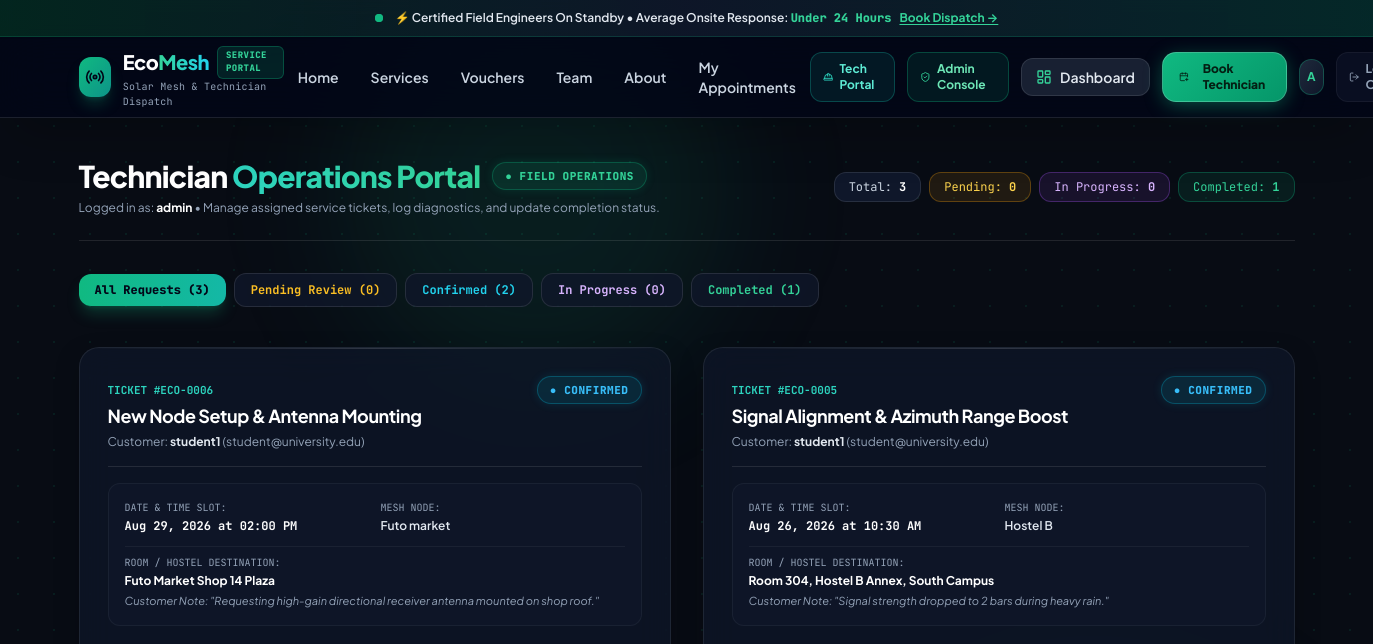
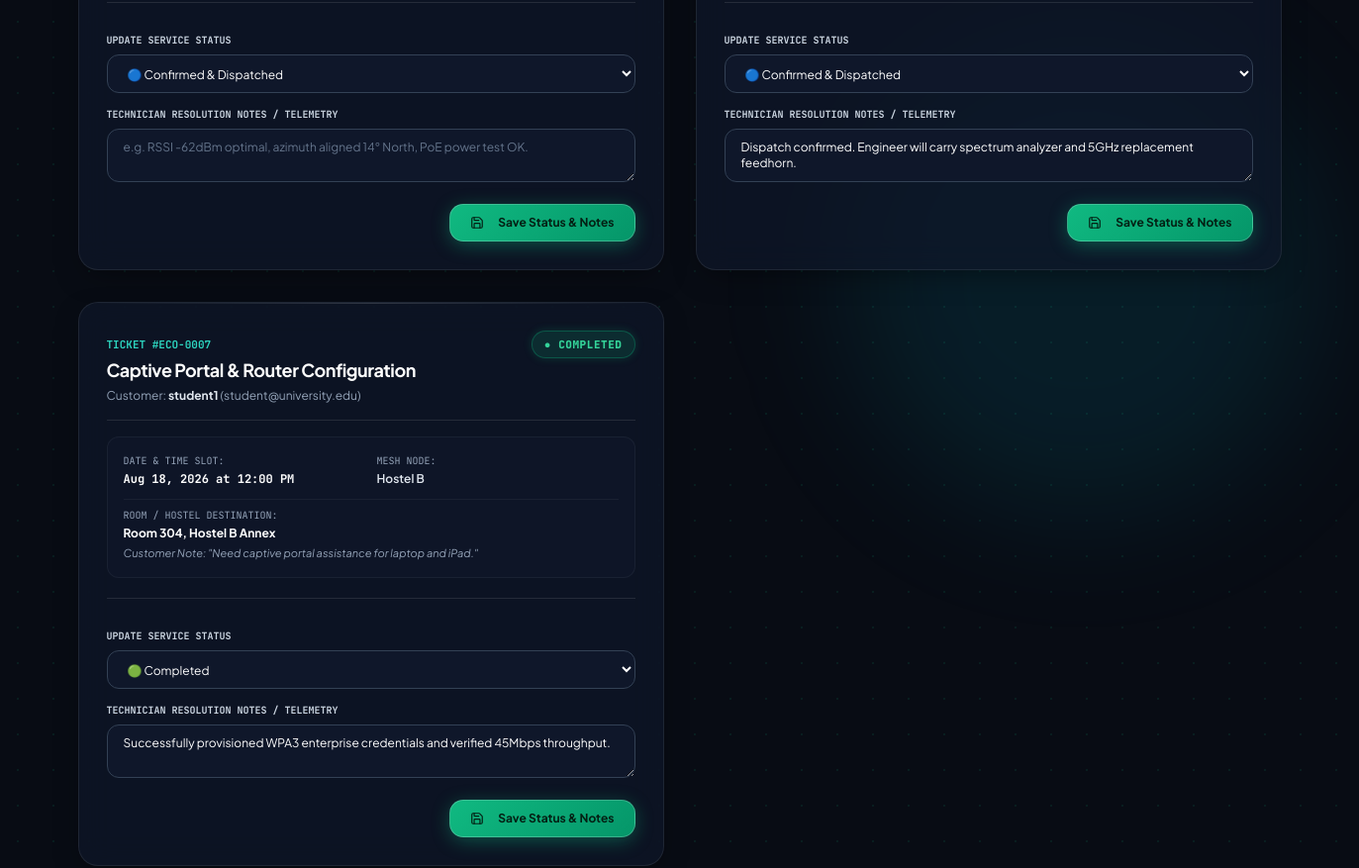
Page /technician/portal/ (signed in, upper part) on the earlier database version (2 pictures, top to bottom).
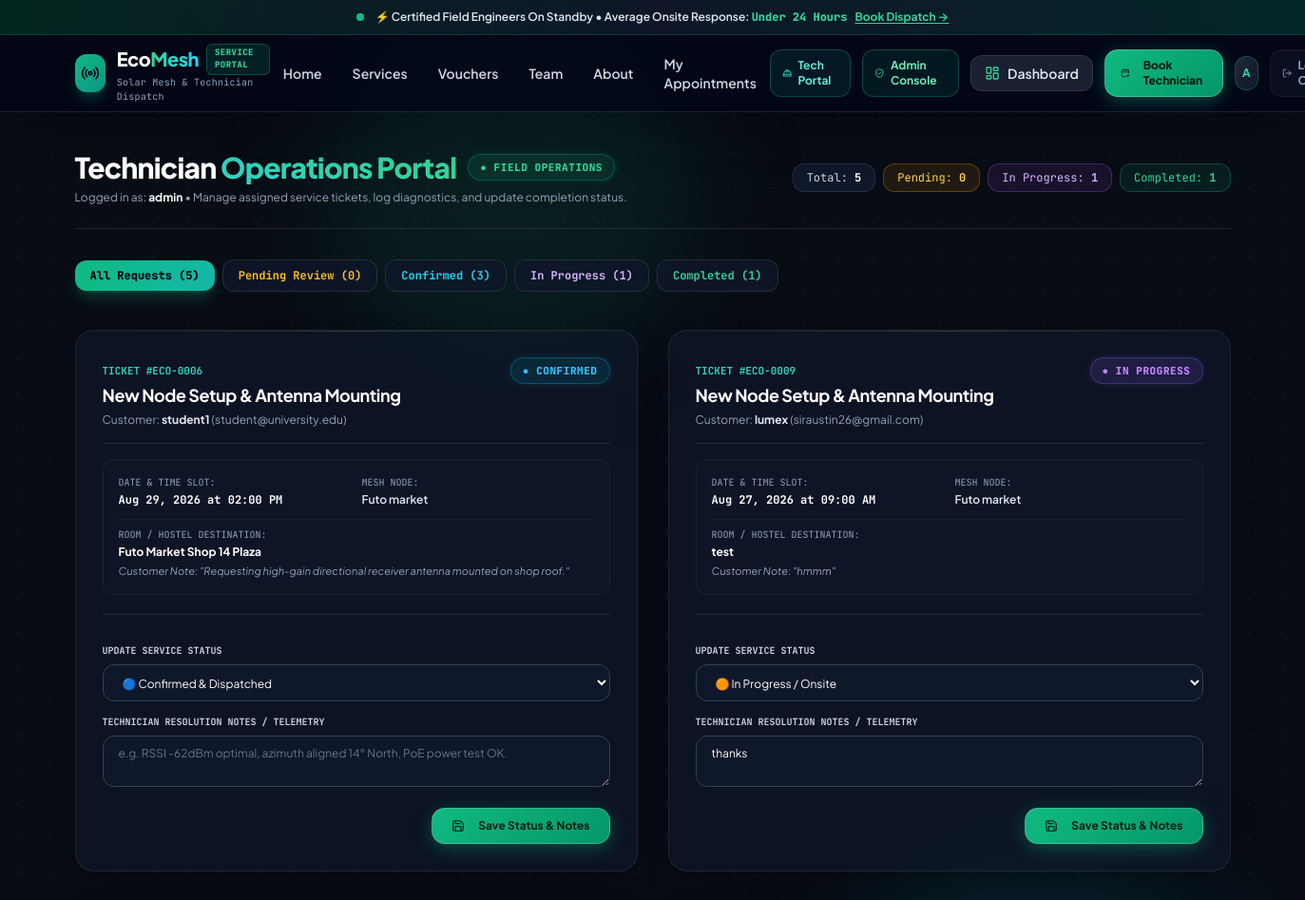
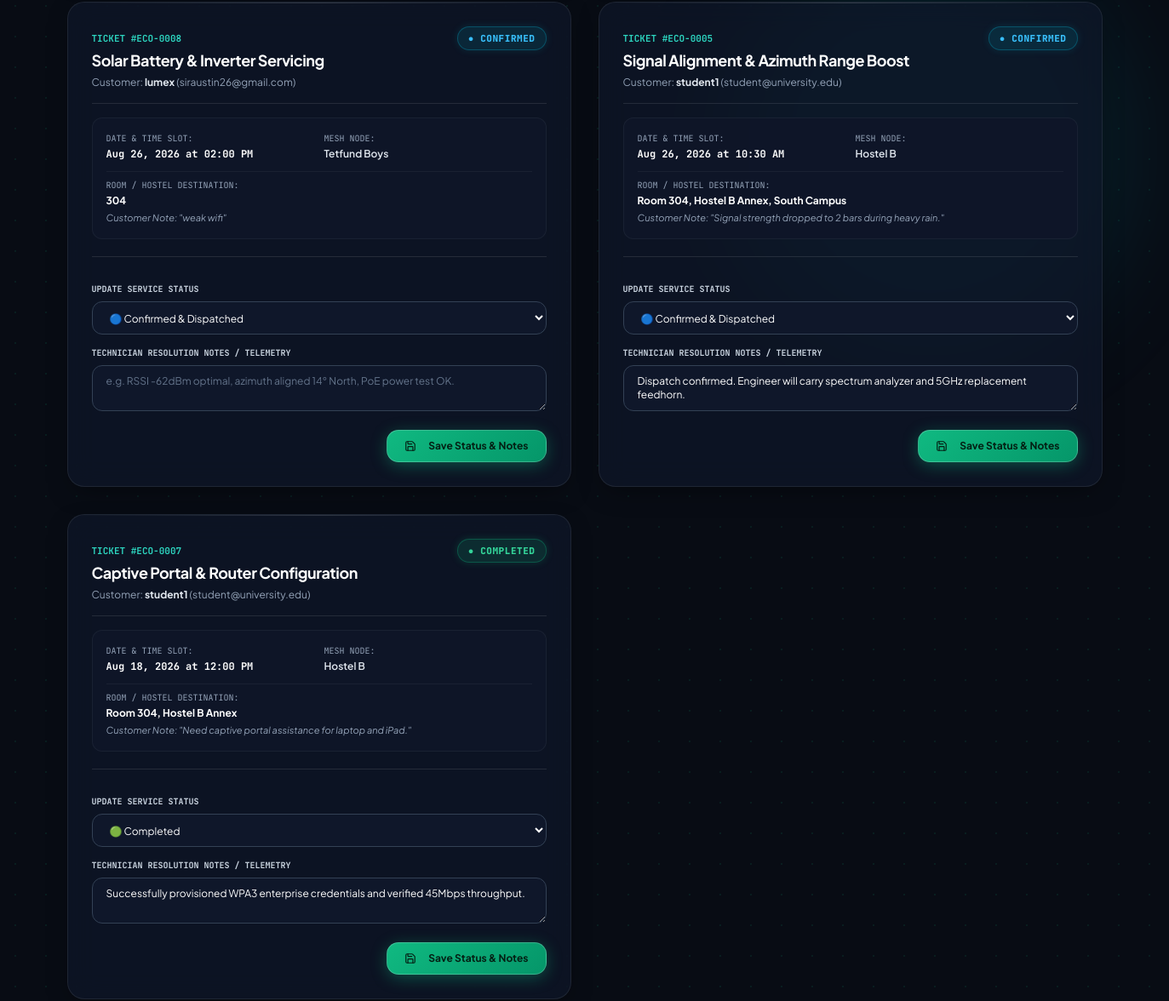
Same page on the later database version (2 pictures, top to bottom).
### core/models.py (models this page shows, shortened)
class ServiceSchedule(models.Model):
    SERVICE_TYPES = [
        ('INSTALL', 'New Node Setup / Antenna Mounting'),
        ('REALIGN', 'Signal Alignment / Range Boost'),
        ('SOLAR_REPAIR', 'Solar / Battery Diagnostics'),
        ('EMERGENCY', 'Emergency Offline Repair'),
        ('ROUTER_CONFIG', 'Captive Portal / Router Configuration'),
        ('REPAIR', 'General Hardware Servicing'),
    ]
    STATUS_CHOICES = [
        ('PENDING', 'Pending Review'),
        ('CONFIRMED', 'Confirmed & Dispatched'),
        ('IN_PROGRESS', 'In Progress / Onsite'),
        ('COMPLETED', 'Completed'),
        ('CANCELLED', 'Cancelled'),
    ]
    user = models.ForeignKey(User, on_delete=models.CASCADE, related_name="schedules")
    node = models.ForeignKey(MeshNode, null=True, blank=True, on_delete=models.SET_NULL, related_name="service_schedules", help_text="Associated or nearest mesh node")
    service_type = models.CharField(max_length=30, choices=SERVICE_TYPES, default='INSTALL')
    service_type_ref = models.ForeignKey(ServiceType, null=True, blank=True, on_delete=models.SET_NULL, related_name="schedules", help_text="Optional linked dynamic service category")
    technician = models.ForeignKey(User, null=True, blank=True, on_delete=models.SET_NULL, related_name="assigned_schedules", help_text="Assigned certified field technician")
    address = models.CharField(max_length=255, help_text="Hostel, room number, or street address")
    scheduled_date = models.DateField()
    scheduled_time = models.TimeField()
    status = models.CharField(max_length=20, choices=STATUS_CHOICES, default='PENDING')
    notes = models.TextField(blank=True, help_text="Specific instructions or issue description from the student/customer")
    technician_notes = models.TextField(blank=True, help_text="Findings, diagnostics, or resolution remarks left by the technician")
    created_at = models.DateTimeField(auto_now_add=True)
    updated_at = models.DateTimeField(auto_now=True)
    class Meta:
        ordering = ['-scheduled_date', '-scheduled_time']
        verbose_name = "Service Schedule"
        verbose_name_plural = "Service Schedules"
    @property
    def ticket_number(self):
        return f"ECO-{self.id:04d}"
    def get_service_name(self):
        if self.service_type_ref:
            return self.service_type_ref.name
        return self.get_service_type_display()

class ServiceType(models.Model):
    name = models.CharField(max_length=120, help_text="Service title (e.g. New Node Setup & Antenna Mounting)")
    code = models.CharField(max_length=30, unique=True, help_text="Unique slug code (e.g. INSTALL, REALIGN)")
    description = models.TextField(help_text="Detailed description of what this service covers")
    estimated_duration_minutes = models.PositiveIntegerField(default=60, help_text="Estimated time in minutes")
    price = models.CharField(max_length=50, default="Free for Campus Students", help_text="Cost or billing terms")
    icon_name = models.CharField(max_length=50, default="wrench", help_text="Lucide icon identifier (wrench, radio, sun, zap, activity, wifi)")
    badge_color = models.CharField(max_length=30, default="emerald", help_text="Tailwind accent color (emerald, teal, cyan, amber, purple)")
    is_active = models.BooleanField(default=True)
    class Meta:
        ordering = ['name']
        verbose_name = "Service Type"
        verbose_name_plural = "Service Types"

class MeshNode(models.Model):
    STATUS_CHOICES = [
        ('ACTIVE', 'Operational'),
        ('MAINTENANCE', 'Scheduled Maintenance'),
        ('OFFLINE', 'Downtime'),
    ]
    SIGNAL_CHOICES = [
        ('Optimal', 'Optimal (5.8 GHz - 900 Mbps)'),
        ('Good', 'Good (5.8 GHz - 650 Mbps)'),
        ('Fair', 'Fair (2.4 GHz - 300 Mbps)'),
        ('Weak', 'Weak (Mesh Edge - 100 Mbps)'),
    ]
    name = models.CharField(max_length=100, unique=True, help_text="Unique Node Identifier (e.g., Hostel Block C - Alpha)")
    location_area = models.CharField(max_length=150, help_text="Geographical or campus zone (e.g., Campus South Gate)")
    battery_level = models.PositiveIntegerField(default=100, help_text="Solar LiFePO4 battery charge percentage (0-100%)")
    status = models.CharField(max_length=20, choices=STATUS_CHOICES, default='ACTIVE')
    signal_quality = models.CharField(max_length=50, choices=SIGNAL_CHOICES, default='Optimal')
    uptime_percentage = models.FloatField(default=99.8, help_text="Historical 30-day uptime SLA percentage")
    next_maintenance_date = models.DateTimeField(null=True, blank=True, help_text="Next scheduled maintenance or battery servicing window")
    maintenance_note = models.CharField(max_length=255, blank=True, help_text="Brief engineer note regarding upcoming or current maintenance")
    class Meta:
        ordering = ['-status', 'name']
        verbose_name = "Mesh Node"
        verbose_name_plural = "Mesh Nodes"

### core/views.py (the view)
# urls.py: path('technician/portal/', views.technician_portal_view, name='technician_portal'),
@login_required
def technician_portal_view(request):
    is_tech = hasattr(request.user, 'technician_profile') or request.user.is_staff or request.user.is_superuser
    if not is_tech:
        messages.warning(request, "Access restricted. You need technician credentials to view the Technician Portal.")
        return redirect('dashboard')
    if request.user.is_superuser or request.user.is_staff:
        dispatches = ServiceSchedule.objects.all().order_by('-scheduled_date', '-scheduled_time')
    else:
        dispatches = ServiceSchedule.objects.filter(technician=request.user).order_by('-scheduled_date', '-scheduled_time')
    today = timezone.localdate()
    todays_dispatches = dispatches.filter(scheduled_date=today)
    upcoming_dispatches = dispatches.filter(scheduled_date__gt=today)
    status_filter = request.GET.get('status', 'ALL')
    if status_filter != 'ALL':
        filtered_dispatches = dispatches.filter(status=status_filter)
    else:
        filtered_dispatches = dispatches
    context = {
        'dispatches': filtered_dispatches,
        'todays_dispatches': todays_dispatches,
        'upcoming_dispatches': upcoming_dispatches,
        'total_count': dispatches.count(),
        'pending_count': dispatches.filter(status='PENDING').count(),
        'confirmed_count': dispatches.filter(status='CONFIRMED').count(),
        'in_progress_count': dispatches.filter(status='IN_PROGRESS').count(),
        'completed_count': dispatches.filter(status='COMPLETED').count(),
        'current_filter': status_filter,
    }
    return render(request, 'technician_portal.html', context)

### templates/technician_portal.html (shortened to what the changed rows need)
{% extends 'base.html' %}
{% block content %}
<div class="max-w-7xl mx-auto px-4 sm:px-6 lg:px-8 py-10 space-y-8">
  <div class="flex flex-col md:flex-row md:items-center justify-between gap-4 pb-6 border-b border-white/10" data-aos="fade-down">
    <div class="space-y-1.5">
      <div class="flex items-center space-x-3">
        <h1 class="text-2xl sm:text-3xl font-black text-white">
          Technician <span class="text-transparent bg-clip-text bg-gradient-to-r from-teal-400 to-emerald-400">Operations Portal</span>
        </h1>
      </div>
    </div>
    <div class="flex flex-wrap items-center gap-2 text-xs font-mono">
      <span class="px-3.5 py-1.5 rounded-xl bg-slate-900 border border-white/10 text-slate-300">
        Total: <strong class="text-white font-bold">{{ total_count }}</strong>
      </span>
      <span class="px-3.5 py-1.5 rounded-xl bg-purple-500/10 border border-purple-500/30 text-purple-300">
        In Progress: <strong class="font-bold">{{ in_progress_count }}</strong>
      </span>
    </div>
  </div>
  <div class="flex flex-wrap items-center gap-2 pb-2 text-xs font-bold font-mono" data-aos="fade-up">
    <a href="?status=ALL" class="px-4 py-2 rounded-xl transition {% if current_filter == 'ALL' %}bg-gradient-to-r from-emerald-500 to-teal-500 text-slate-950 font-black shadow-lg shadow-emerald-500/25{% else %}bg-slate-900/80 text-slate-300 hover:text-white border border-white/10{% endif %}">
      All Requests ({{ total_count }})
    </a>
    <a href="?status=PENDING" class="px-4 py-2 rounded-xl transition {% if current_filter == 'PENDING' %}bg-amber-400 text-slate-950 font-black shadow-lg shadow-amber-500/25{% else %}bg-slate-900/80 text-amber-400 hover:text-amber-300 border border-white/10{% endif %}">
      Pending Review ({{ pending_count }})
    </a>
    <a href="?status=CONFIRMED" class="px-4 py-2 rounded-xl transition {% if current_filter == 'CONFIRMED' %}bg-cyan-400 text-slate-950 font-black shadow-lg shadow-cyan-500/25{% else %}bg-slate-900/80 text-cyan-400 hover:text-cyan-300 border border-white/10{% endif %}">
      Confirmed ({{ confirmed_count }})
    </a>
    <a href="?status=IN_PROGRESS" class="px-4 py-2 rounded-xl transition {% if current_filter == 'IN_PROGRESS' %}bg-purple-500 text-white font-black shadow-lg shadow-purple-500/25{% else %}bg-slate-900/80 text-purple-300 hover:text-purple-200 border border-white/10{% endif %}">
      In Progress ({{ in_progress_count }})
    </a>
    <a href="?status=COMPLETED" class="px-4 py-2 rounded-xl transition {% if current_filter == 'COMPLETED' %}bg-emerald-400 text-slate-950 font-black shadow-lg shadow-emerald-500/25{% else %}bg-slate-900/80 text-emerald-400 hover:text-emerald-300 border border-white/10{% endif %}">
      Completed ({{ completed_count }})
    </a>
  </div>
  {% if dispatches %}
    <div class="grid grid-cols-1 lg:grid-cols-2 gap-8" data-aos="fade-up">
      {% for dispatch in dispatches %}
        <div class="cyber-card p-7 space-y-5 flex flex-col justify-between">
          <div class="space-y-4">
            <div class="flex items-start justify-between pb-4 border-b border-white/10">
              <div>
                <span class="text-[11px] font-bold font-mono text-teal-400">TICKET #{{ dispatch.ticket_number }}</span>
                <h3 class="text-lg font-bold text-white mt-0.5">{{ dispatch.get_service_name }}</h3>
                <p class="text-xs text-slate-400 mt-1">
                  Customer: <strong class="text-slate-200">{{ dispatch.user.username }}</strong> ({{ dispatch.user.email|default:"Student" }})
                </p>
              </div>
              {% if dispatch.status == 'PENDING' %}
                <span class="badge-status badge-pending">
                  ● PENDING
                </span>
              {% elif dispatch.status == 'CONFIRMED' %}
                <span class="badge-status badge-confirmed">
                  ● CONFIRMED
                </span>
              {% elif dispatch.status == 'IN_PROGRESS' %}
                <span class="badge-status badge-progress">
                  ● IN PROGRESS
                </span>
              {% elif dispatch.status == 'COMPLETED' %}
                <span class="badge-status badge-completed">
                  ● COMPLETED
                </span>
              {% else %}
                <span class="badge-status badge-cancelled">
                  ● CANCELLED
                </span>
              {% endif %}
            </div>
            <div class="grid grid-cols-2 gap-3 text-xs bg-slate-900/90 p-4 rounded-xl border border-white/5">
              <div>
                <span class="text-slate-400 block text-[10px] uppercase font-mono">Date & Time Slot:</span>
                <span class="font-bold text-white font-mono mt-0.5 block">{{ dispatch.scheduled_date|date:"M d, Y" }} at {{ dispatch.scheduled_time|time:"h:i A" }}</span>
              </div>
              <div>
                <span class="text-slate-400 block text-[10px] uppercase font-mono">Mesh Node:</span>
                <span class="text-slate-200 font-semibold mt-0.5 block">{{ dispatch.node.name|default:"General Area" }}</span>
              </div>
              <div class="col-span-2 pt-2 border-t border-white/5">
                <span class="text-slate-400 block text-[10px] uppercase font-mono">Room / Hostel Destination:</span>
                <span class="font-bold text-white mt-0.5 block">{{ dispatch.address }}</span>
                {% if dispatch.notes %}
                  <p class="text-[11px] text-slate-400 mt-1 italic">Customer Note: "{{ dispatch.notes }}"</p>
                {% endif %}
              </div>
            </div>
          </div>
          <form method="POST" action="{% url 'technician_update_status' dispatch.id %}" class="space-y-3.5 pt-4 border-t border-white/10">
            <div class="space-y-1.5 text-xs">
              <label class="block font-bold text-slate-300 font-mono uppercase text-[10px]">Update Service Status</label>
              <select name="status" class="w-full px-4 py-2.5 bg-slate-900 border border-slate-700 rounded-xl text-white text-xs focus:ring-2 focus:ring-teal-500 focus:border-teal-500">
                <option value="CONFIRMED" {% if dispatch.status == 'CONFIRMED' %}selected{% endif %}>🔵 Confirmed & Dispatched</option>
                <option value="IN_PROGRESS" {% if dispatch.status == 'IN_PROGRESS' %}selected{% endif %}>🟠 In Progress / Onsite</option>
                <option value="COMPLETED" {% if dispatch.status == 'COMPLETED' %}selected{% endif %}>🟢 Completed</option>
              </select>
            </div>
            <div class="space-y-1.5 text-xs">
              <label class="block font-bold text-slate-300 font-mono uppercase text-[10px]">Technician Resolution Notes / Telemetry</label>
              <textarea name="technician_notes" rows="2" placeholder="e.g. RSSI -62dBm optimal, azimuth aligned 14° North, PoE power test OK." class="w-full px-4 py-2.5 bg-slate-900 border border-slate-700 rounded-xl text-white placeholder-slate-500 text-xs focus:ring-2 focus:ring-teal-500 focus:border-teal-500">{{ dispatch.technician_notes }}</textarea>
            </div>
            <div class="flex justify-end pt-1">
              <button type="submit" class="btn-primary-glow text-xs font-bold px-5 py-2.5 flex items-center space-x-1.5">
                <i data-lucide="save" class="w-3.5 h-3.5"></i>
                <span>Save Status & Notes</span>
              </button>
            </div>
          </form>
        </div>
      {% endfor %}
    </div>
  {% endif %}
</div>
{% endblock %}

### templates/base.html (shortened to what the changed rows need)
{% load static %}
<!DOCTYPE html>
<html lang="en" class="scroll-smooth dark">
<head>
  <link rel="stylesheet" href="{% static 'css/style.css' %}">
  <link rel="stylesheet" href="https://cdnjs.cloudflare.com/ajax/libs/tailwindcss/2.2.19/tailwind.min.css" />
  <script src="https://cdn.tailwindcss.com"></script>
  <link rel="stylesheet" href="https://unpkg.com/aos@next/dist/aos.css" />
</head>
<body class="bg-[#080c14] text-slate-100 font-sans min-h-screen flex flex-col antialiased selection:bg-emerald-500 selection:text-slate-950 bg-tech-grid relative overflow-x-hidden">
  <div class="fixed top-0 left-1/4 w-96 h-96 bg-emerald-500/10 rounded-full blur-3xl pointer-events-none -z-10 animate-pulse"></div>
  <div class="fixed top-1/3 right-10 w-[30rem] h-[30rem] bg-cyan-500/10 rounded-full blur-3xl pointer-events-none -z-10"></div>
  <div class="bg-gradient-to-r from-emerald-950/80 via-slate-900/90 to-teal-950/80 backdrop-blur-md text-slate-200 text-xs py-2.5 px-4 text-center font-semibold flex items-center justify-center space-x-2 border-b border-emerald-500/20 shadow-sm z-50">
    <span class="flex h-2 w-2 relative mr-1">
    </span>
    <span>⚡ Certified Field Engineers On Standby • Average Onsite Response: <strong class="text-emerald-400 font-mono">Under 24 Hours</strong></span>
    <a href="{% url 'book_service' %}" class="text-emerald-400 hover:text-emerald-300 font-bold ml-2 underline underline-offset-2">Book Dispatch &rarr;</a>
  </div>
  <header class="sticky top-0 z-40 bg-slate-950/80 backdrop-blur-xl border-b border-white/10 shadow-2xl">
    <div class="max-w-7xl mx-auto px-4 sm:px-6 lg:px-8">
    </div>
  </header>
  <main class="flex-grow">
    {% block content %}
    {% endblock %}
  </main>
</body>
</html>

Differences in the rows shown:
added ServiceSchedule: ticket_number "ECO-0009", get_service_name "New Node Setup & Antenna Mounting", user.username "lumex", user.email "siraustin26@gmail.com", shows "● IN PROGRESS", scheduled_date "Aug 27, 2026", scheduled_time "09:00 AM", node.name "Futo market", address "test", notes "hmmm", status "🟠 In Progress / Onsite", technician_notes "thanks"
added ServiceSchedule: ticket_number "ECO-0008", get_service_name "Solar Battery & Inverter Servicing", user.username "lumex", user.email "siraustin26@gmail.com", shows "● CONFIRMED", scheduled_date "Aug 26, 2026", scheduled_time "02:00 PM", node.name "Tetfund Boys", address "304", notes "weak wifi", status "🔵 Confirmed & Dispatched"
Other differences:
{{ total_count }}: "3" → "5"
{{ in_progress_count }}: "0" → "1"
{{ confirmed_count }}: "2" → "3"
